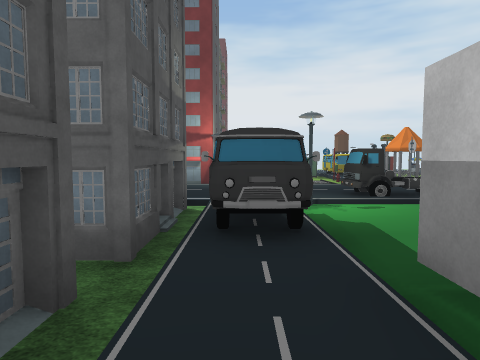
View 1 (above)

24 first-person views from a walk through a 3-D level made in the Unity game engine. The camera is 1.5 m above the floor, tilts 4° down and sees 75° across. The floor is counted in squares, 2 m on a side. Each view is taken from the middle of a square. On the plan, view 1 faces up. The plan holds only what a view shows up to about 10 squares ahead; the rest is blank. The place goes on beyond the plan. The player is left out. Some animated figures are left out. Some surface patterns are stand-ins.

View 2
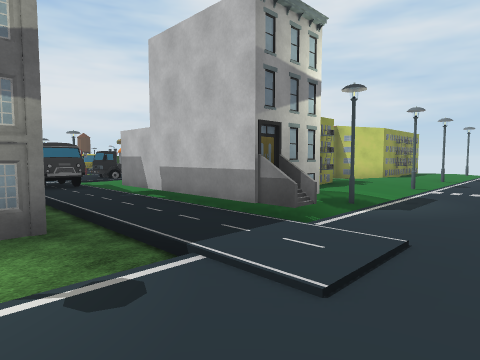

View 3
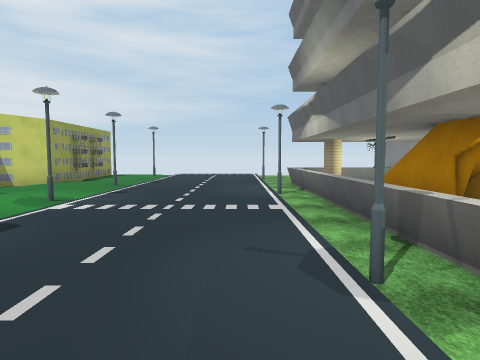

View 4
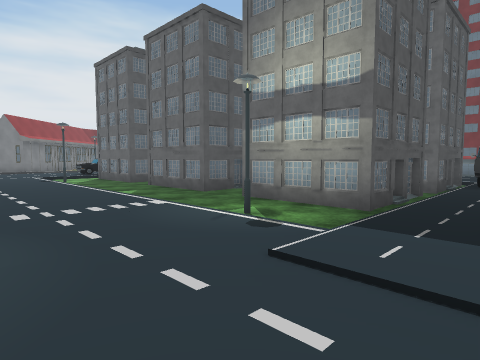

View 5
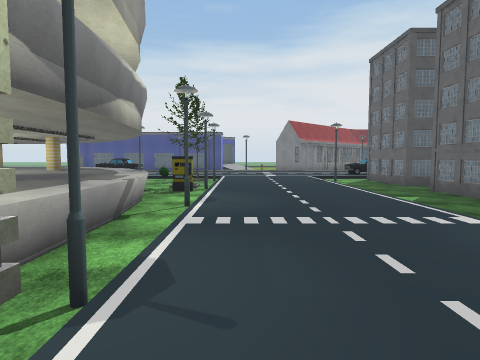

View 6
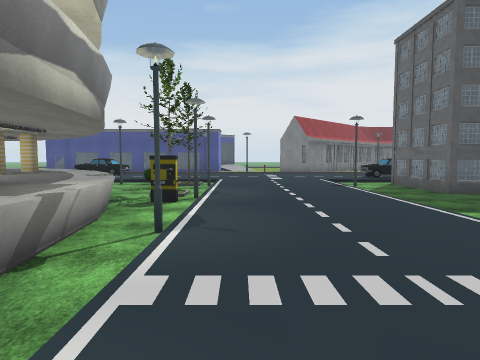

View 7
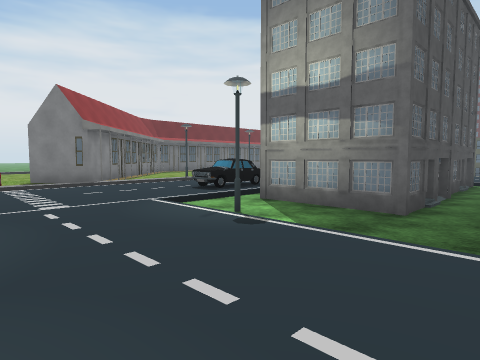

View 8
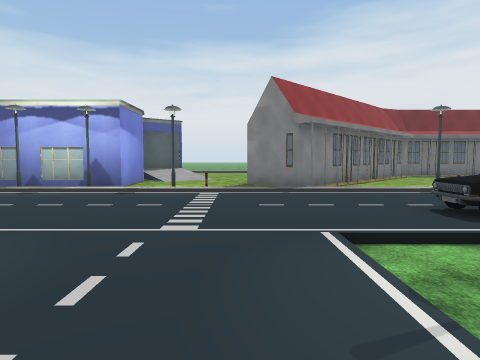

View 9
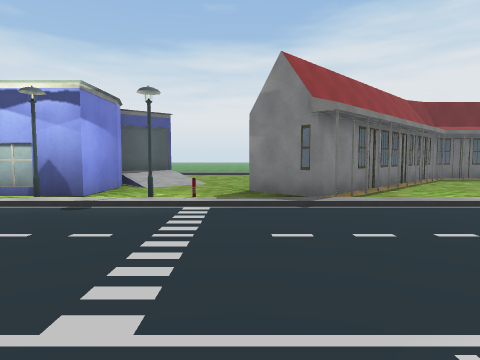

View 10
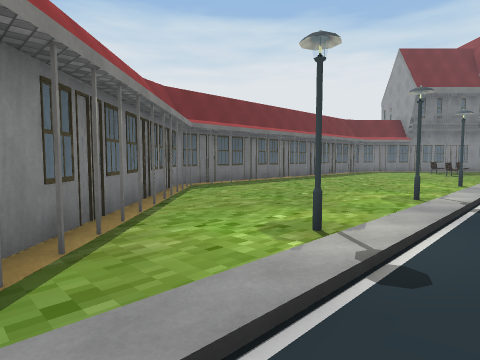

View 11
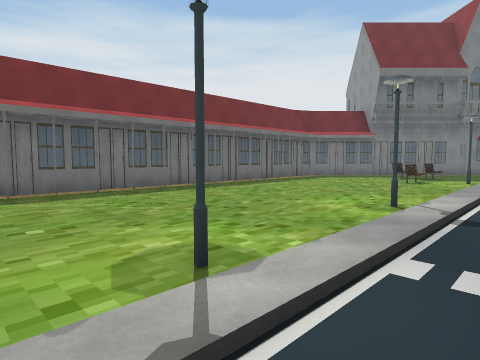

View 12
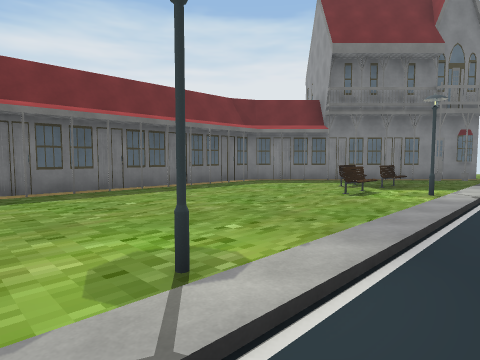

View 13
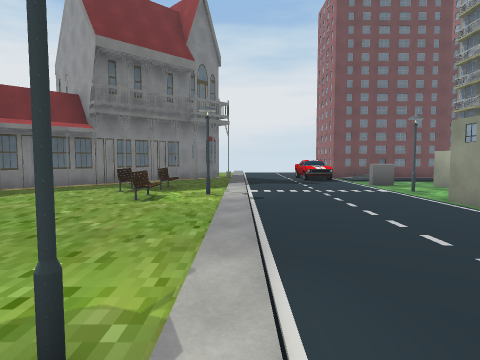

View 14
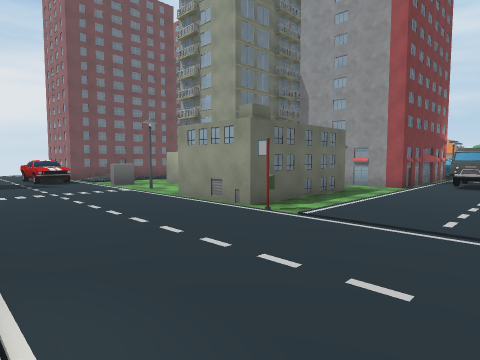

View 15
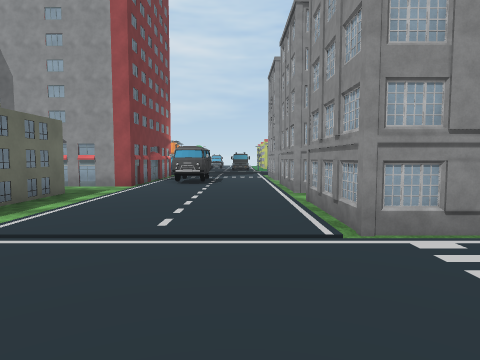

View 16
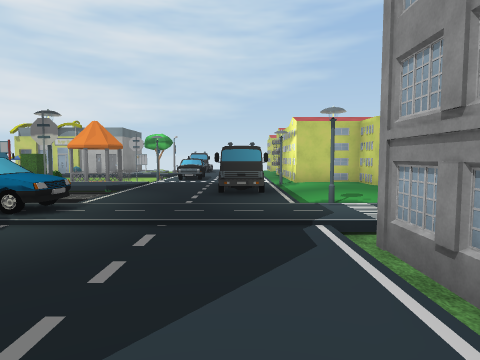

View 17
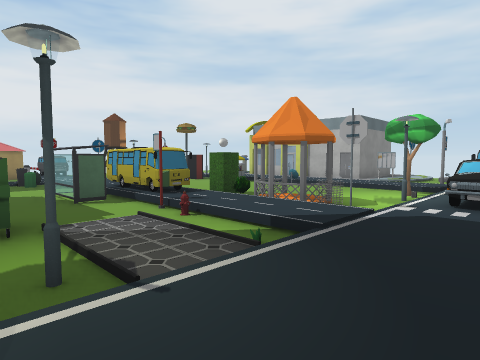

View 18
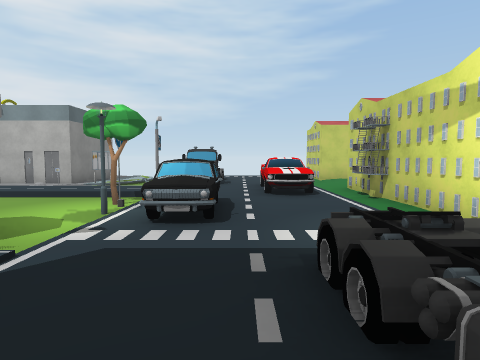

View 19
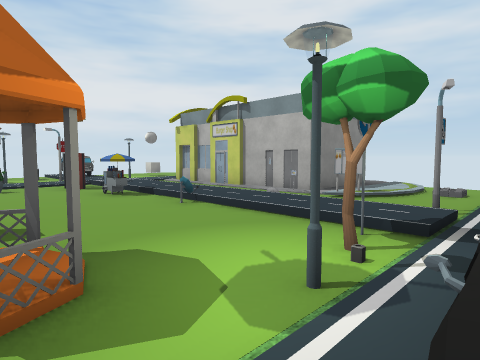

View 20
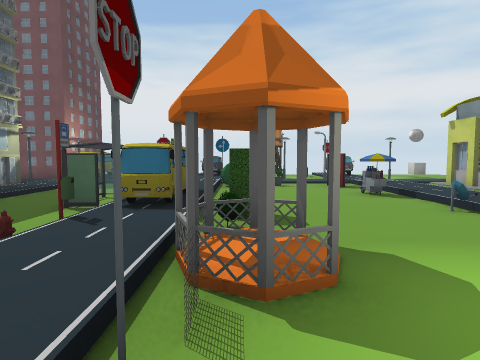

View 21
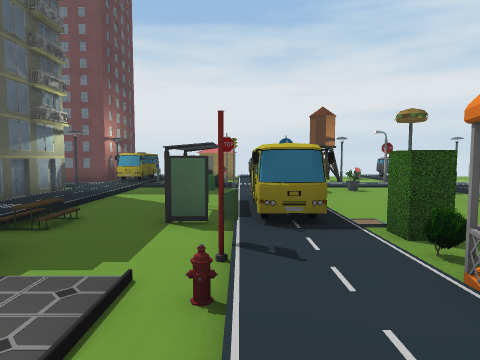

View 22
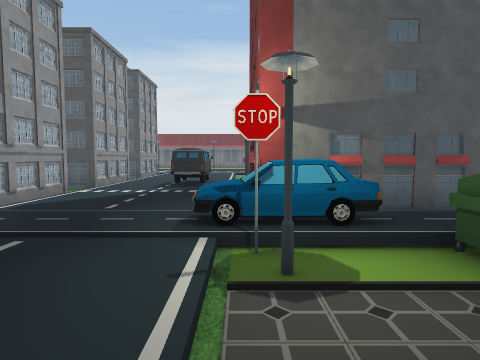

View 23
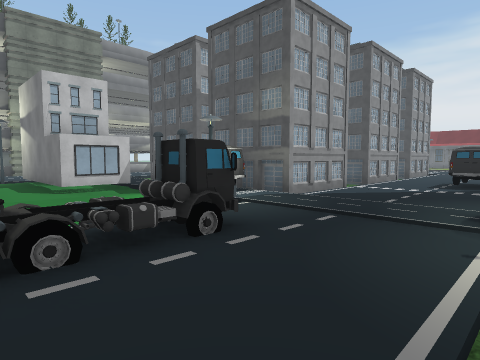

View 24
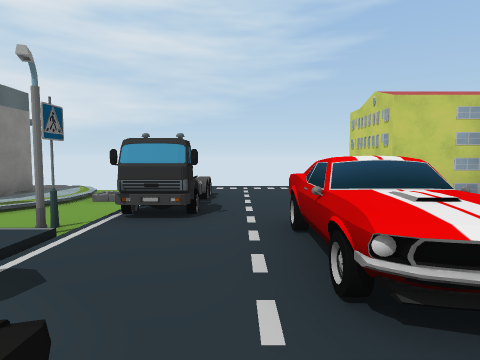

### Floor plan
Key: @ floor where view 1 was taken; # wall or solid block; x gap in a wall; . main floor; - floor 0.25 m lower than the main floor; / step, stairs or slope; = window, fence, low wall or low ledge; ^ raised ledge; B building; S streetlight; T truck; A van; C car; E bench; U bus; H hedge; F bush; P pillar; I bin; R tree; M machine; O other object.
Columns run from 24 left of view 1 to 16 right of it. Each row starts with its distance up from view 1.
 19          .O            S.-OOO.FO-MO//#
 18      --  .O            #./-I/.----///#
 17  ##----/.../--B        #./--/.----///#
 16 ###-EE-/.../S-          ./-O/U---#///#
 15 ##--E--/.../-           .E-O/U----///#
 14 ##---ES/.../#          #./--/UH---O//####
 13 #------/.../#          #.I--/UF---///#--/
 12 #------/.../#### -#    #.I--O.O---//-#../
 11 #------/...//-----#     CC--/.O---//--O--
 10 #------/...//////// B  SCPSO/.P/SPROP////
  9 #------/.../.....AAA...........CC...TT/T.
  8 ##----S/.../.....AAA.....................
  7 ##-----/.../...............TTT...OOO.....
  6 ##-----/.../////////////./////S//////
  5 ##-----/. ./###-###-   #AS/...###B##..##
  4 #-----S/.  /# B-       BA/....#       #
  3 ##-----/.     #-B     ##A/--.##
  2  ##----/.     #-       #.###/
  1   ##--S/..C   B-  B    #.###.     #
  0    ##--/..C/  #-  #-   B@###. #/ .##
 -1     ##-/..C/###-###-####.###./......BB
 -2      ##/.../S---------S-.B#S.//S..S.
 -3      #-/.../////////////.//////S//S/
 -4   -----/............................
 -5   -/---O............................
 -6   //--S/............................
 -7   //##-/.../OSSO#/S///S/  /S/////S//
 -8   ^###S/..  /-//x^^=^^#    ^^^^^^^^^
 -9      #S/.    --^^^##^        #######

Where each view was taken, in squares from view 1:
view 1: 0 up, 0 right, facing up
view 2: 5 down, 2 left, facing up-right
view 3: 6 down, 1 right, facing right
view 4: 6 down, 1 right, facing up-left
view 5: 6 down, 0 right, facing left
view 6: 6 down, 2 left, facing left
view 7: 6 down, 8 left, facing up-left
view 8: 4 down, 10 left, facing left
view 9: 4 down, 12 left, facing left
view 10: 2 down, 16 left, facing up-left
view 11: 3 up, 16 left, facing up-left
view 12: 7 up, 16 left, facing up-left
view 13: 7 up, 17 left, facing up
view 14: 7 up, 17 left, facing up-right
view 15: 7 up, 16 left, facing right
view 16: 7 up, 4 left, facing right
view 17: 8 up, 1 right, facing up-right
view 18: 8 up, 3 right, facing right
view 19: 9 up, 6 right, facing up-right
view 20: 9 up, 6 right, facing up
view 21: 10 up, 4 right, facing up
view 22: 10 up, 4 right, facing left
view 23: 10 up, 5 right, facing down-left
view 24: 8 up, 8 right, facing right
